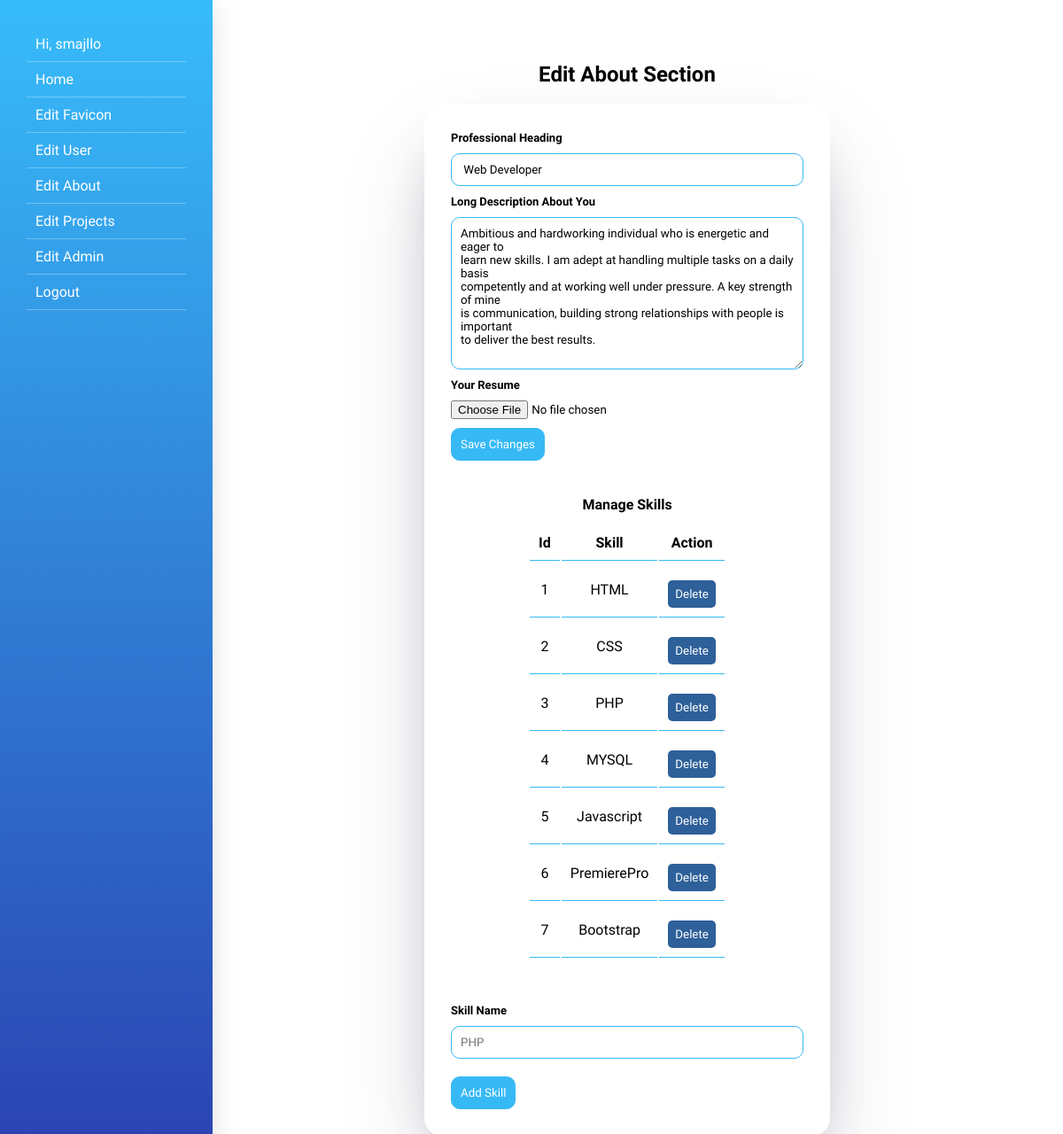
Page /admin/?editabout=true (signed in) on the committed database.
### tables this page shows
CREATE TABLE `user` (
  `id` int(11) NOT NULL,
  `profilepic` varchar(250) NOT NULL,
  `name` varchar(250) NOT NULL,
  `linkedin` varchar(200) NOT NULL,
  `github` varchar(200) NOT NULL,
  `emailid` varchar(200) NOT NULL
);

CREATE TABLE `about` (
  `id` int(11) NOT NULL,
  `heading` text NOT NULL,
  `longdesc` text NOT NULL,
  `pdf` varchar(30) NOT NULL
);

CREATE TABLE `skills` (
  `id` int(11) NOT NULL,
  `skill` varchar(250) NOT NULL
);

### admin/php/about.php (the view, shortened to what this page needs)
<div class="about">
  <h2>Edit About Section</h2>
  <div class="about-form-container">
    <form
      method="post"
      action="php/update-about.php"
      enctype="multipart/form-data"
    >
      <div class="about-inner">
        <div class="about-input">
          <label for="ptitle">Professional Heading</label>
          <input
            type="text"
            name="ptitle"
            value="<?=$data['heading']?>"
            id="ptitle"
          />
        </div>
        <div class="about-input">
          <label for="exampleFormControlTextarea1"
            >Long Description About You</label
          >
          <textarea id="exampleFormControlTextarea1" rows="10" name="longdesc">
<?=$data['longdesc'];?>
    </textarea
          >
        </div>
        <div class="about-input">
          <label for="pdf_file">Your Resume</label>
          <input
            type="file"
            name="pdf_file"
            id="pdf_file"
            accept="application/pdf"
          />
        </div>
      </div>
      <input
        type="submit"
        name="save"
        value="Save Changes"
        class="about-button"
      />
    </form>
    <div class="table-container">
      <h4>Manage Skills</h4>
      <table>
        <thead>
          <tr>
            <th>Id</th>
            <th>Skill</th>
            <th>Action</th>
          </tr>
        </thead>
        <tbody>
          <?php
$query2="SELECT * FROM skills";
$queryrun2=mysqli_query($db,$query2);
$count=1;
while($data2=mysqli_fetch_array($queryrun2)){
    ?>
          <tr>
            <td><?=$count?></td>
            <td><?=$data2['skill']?></td>
            <td>
              <a href="php/supdate.php?del=<?=$data2['id']?>"
                ><button type="button" class="delete">Delete</button></a
              >
            </td>
          </tr>
          <?php $count++;
} ?>
        </tbody>
      </table>
    </div>
    <form action="php/supdate.php" method="post">
      <div class="about-inner">
        <div class="about-input">
          <label for="sn">Skill Name</label>
          <input
            type="text"
            name="skill"
            id="website"
            placeholder="PHP"
            required
          />
        </div>
        <div>
          <input
            type="submit"
            name="addskill"
            value="Add Skill"
            class="about-button add"
          />
        </div>
      </div>
    </form>
  </div>
</div>

### admin/css/dashboard.css (style rules this page uses)
* { margin: 0; padding: 0; box-sizing: border-box; font-family: "Work Sans", sans-serif; }
.about { padding: 30px 0; }
.about > h2 { text-align: center; margin-bottom: 20px; }
.about-form-container { width: 50%; padding: 30px; margin: auto; border-radius: 20px; box-shadow: rgba(50, 50, 93, 0.25) 0px 50px 100px -20px, rgba(0, 0, 0, 0.3) 0px 30px 60px -30px; }
.about-inner, .about-input { display: flex; flex-direction: column; gap: 10px; }
.about-input label { font-size: 13px; font-weight: 600; }
.about-input input[type="text"], .about-input textarea { padding: 10px; border-radius: 10px; border: 1px solid rgb(55, 185, 245); }
.about-button { padding: 10px; border: 1px solid rgb(55, 185, 245); background: rgb(55, 185, 245); color: #fff; border-radius: 10px; transition: ease 0.3s; margin-top: 10px; }
.table-container { margin: 40px auto; display: flex; flex-direction: column; justify-content: center; align-items: center; gap: 2px; }
table { padding: 10px; }
th, td { border-bottom: 1px solid rgb(55, 185, 245); padding: 10px; text-align: center; }
.delete { padding: 8px; border-radius: 5px; color: #fff; background-color: rgb(46, 96, 153); border: none; cursor: pointer; margin-top: 10px; }

### rows in the picture
user: ptitle "Web Developer", longdesc "Ambitious and hardworking individual who is energetic and eager to learn new skills. I am adept at handling multiple tasks on a daily basis competently and at working well under pressure. A key strength of mine is communication, building strong relationships with people is important to deliver the best results."
skills: skill "HTML"
skills: skill "CSS"
skills: skill "PHP"
skills: skill "MYSQL"
skills: skill "Javascript"
skills: skill "PremierePro"
skills: skill "Bootstrap"

### other values in the picture
$_SESSION['username'] "smajllo"
